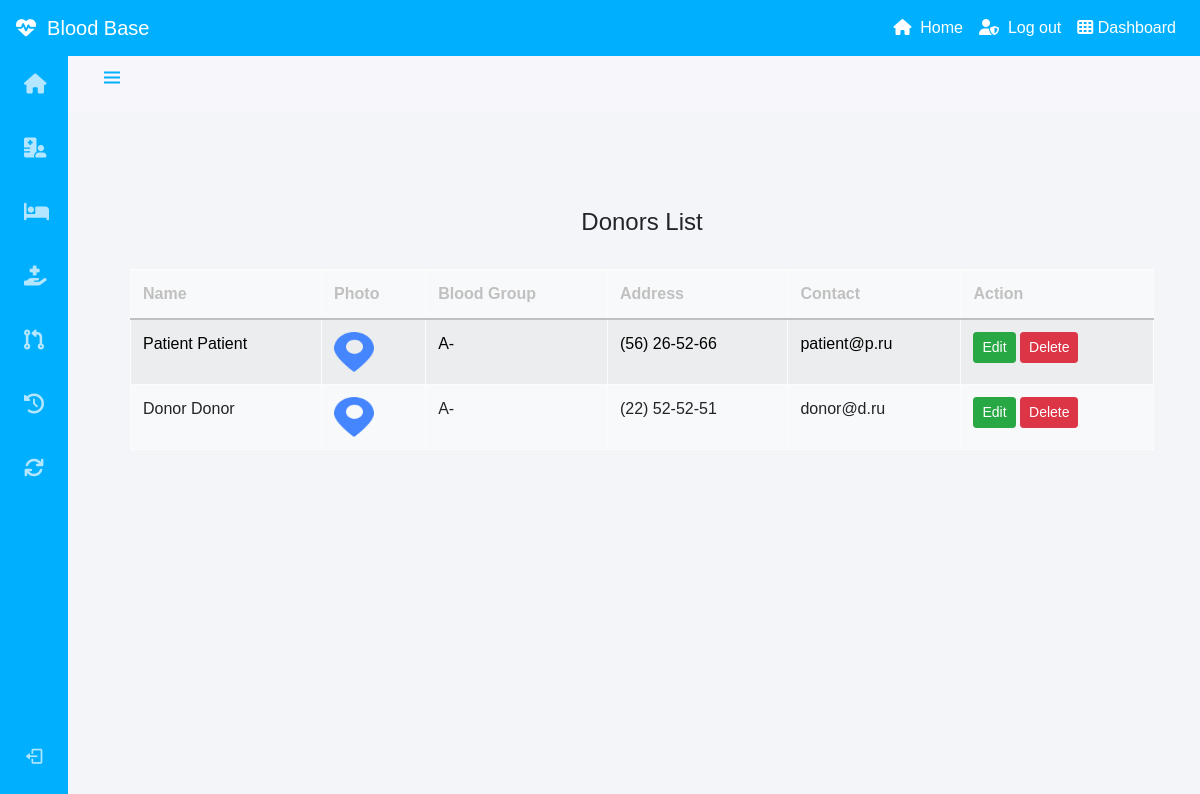
The page /admin-donor on the database its author committed.
### user/models.py (models this page shows, shortened)
class Account(AbstractBaseUser, PermissionsMixin):
    email = models.EmailField(null=False, blank=False, unique=True)
    phone = models.CharField(max_length=50, null=True, blank=True, unique=True)
    avatar = models.ImageField(upload_to='profile_images/', blank=True, default='default.png')
    first_name = models.CharField(max_length=128)
    last_name = models.CharField(max_length=128)
    age = models.PositiveIntegerField(blank=True, null=True)
    gender = models.CharField(max_length=6)
    is_donor = models.BooleanField(default=False, null=True)
    is_admin = models.BooleanField(default=False)
    is_active = models.BooleanField(default=False)
    is_staff = models.BooleanField(default=False)
    is_superuser = models.BooleanField(default=False)
    others = MultiSelectField(choices=OTHERS, default='', max_length=32 * 2, blank=True, null=True)
    blood_group = models.CharField(choices=BLOOD_GROUP, max_length=4)
    disease = models.CharField(max_length=100, null=True, blank=True, default=None)
    objects = AccountManager()
    USERNAME_FIELD = "email"
    REQUIRED_FIELDS = []
    def name(self):
        return "%s %s" % (self.first_name, self.last_name)

### user/views.py (the view)
# urls.py: path('admin-donor', v.admin_donor_view, name='admin-donor'),
def admin_donor_view(request):
    donors = Account.objects.filter(is_donor=True).all()
    return render(request, 'admin/admin-donor.html', {'users': donors, 'us': 'Donors List'})

### templates/admin/admin-donor.html
{% extends 'admin/admin-base.html' %}
{% block content %}
{%load static%}
<br><br>
<div class="container">
    <H4 class="text-center">{{ us }}</H4><br>
    <table class="table table-light table-hover table-bordered table-striped">
        <thead class="bg-dark">
            <tr>
                <th scope="col" style="color: rgb(192, 192, 192);">Name</th>
                <th scope="col" style="color: rgb(192, 192, 192);">Photo</th>
                <th scope="col" style="color: rgb(192, 192, 192);">Blood Group</th>
                <th scope="col" style="color: rgb(192, 192, 192);">Address</th>
                <th scope="col" style="color: rgb(192, 192, 192);">Contact</th>
                <th style="color: rgb(192, 192, 192);">Action</th>
            </tr>
        </thead>
        <tbody>
            {% for t in users %}
            <tr>
                <td> {{t.name}}</td>
                <td> <img src="{{t.avatar.url }} " alt="Profile Pic" height="40px" width="40px" /></td>
                <td>{{t.blood_group}}</td>
                <td>{{t.phone}}</td>
                <td>{{t.email}}</td>
                <td>
                    <button class="btn btn-success btn-sm"><a  style="text-decoration: none;color: white;" href="{% url 'user:update-user' t.id  %}">Edit</a> </button>
                    <button class="btn btn-danger btn-sm"><a  style="text-decoration: none;color: white;" href="{% url 'user:delete_donor' t.id  %}">Delete</a> </button>
                </td>
            </tr>
            {% endfor %}
        </tbody>
    </table>
</div>
{% endblock content %}

### templates/admin/admin-base.html (shortened to what this page needs)
<!DOCTYPE html>
<html lang="en">
{% load static %}
<body id="body-pd">
<link rel="stylesheet" href="https://cdn.jsdelivr.net/npm/bootstrap@5.0.0-beta1/dist/css/bootstrap.min.css">
<link rel="stylesheet" href="https://cdn.jsdelivr.net/npm/boxicons@latest/css/boxicons.min.css">
    <link rel="stylesheet" href="https://stackpath.bootstrapcdn.com/bootstrap/4.3.1/css/bootstrap.min.css">
<link rel="stylesheet" href="https://cdnjs.cloudflare.com/ajax/libs/font-awesome/6.4.0/css/all.min.css">
>
<link rel="stylesheet" href="{% static 'css/sidebar.css' %}">
<link rel="stylesheet" href="{% static 'css/admin_base.css' %}">
<header class="header mt-5" id="header">
    <div class="header_toggle"><i class='bx bx-menu' id="header-toggle"></i></div>
    <div class="header_img"><img src="{{ request.user.avatar.url }}" alt=""></div>
</header>
    <div class="l-navbar" id="nav-bar">
        <nav class="nav">
            <div>
                <div class="nav_list">
                    <a href="/admin-dashboard" class="nav_link mt-5">
                       <i class="fa-sharp fa-solid fa-house nav_icon"></i>
                    </a>
                    <a href="/admin-donor" class="nav_link">
                 <i class="fa-solid fa-hospital-user nav_icon"></i>
                        <span class="nav_name">Donor</span></a>
                    <a href="/admin-patient" class="nav_link">
                        <i class='fa-solid fa-bed nav_icon'></i>
                        <span class="nav_name">Patient</span> </a>
                    <a href="/admin-donation" class="nav_link">
                        <i class="fa-solid fa-hand-holding-medical nav_icon"></i>
                        <span class="nav_name">Donations</span> </a>
                    <a href="/admin-request" class="nav_link">
                        <i class="fa-solid fa-code-pull-request nav_icon"></i>
                        <span class="nav_name">Blood Requests</span> </a>
                    <a href="/admin-request-history" class="nav_link">
                     <i class="fa-sharp fa-solid fa-clock-rotate-left nav_icon"></i>
                        <span class="nav_name">Request History</span> </a>
                    <a href="/blood-update" class="nav_link">
                      <i class="fa-sharp fa-solid fa-arrows-rotate nav_icon"></i>
                        <span class="nav_name">Update blood</span> </a>
                </div>
            </div>
            <a href="#" class="nav_link"> <i class='bx bx-log-out nav_icon'></i> <span class="nav_name">SignOut</span>
            </a>
        </nav>
    </div>
    <br><br>
{% include 'navbar_afterlogin.html' %}
<div class="container">
    {% block content %}
    {% endblock %}
</div>
</body>
</html>

### templates/navbar_afterlogin.html (shortened to what this page needs)
<div class="wrapper container clearfix mb-5">
    <div class="bs-example">
        <nav style="background-color: #00B0FF;" class="navbar navbar-expand-md navbar-dark fixed-top">
            <a href="/" class="navbar-brand"><i class="fas fa-heartbeat"></i>&nbsp; Blood Base</a>
            <div class="collapse navbar-collapse justify-content-between" id="navbarCollapse">
                <div class="navbar-collapse collapse w-100 order-3 dual-collapse2">
                    <ul class="navbar-nav ml-auto">
                        <li class="nav-item">
                            <a class="nav-link" style="color: white;" href="/"><i class="fas fa-home"></i>&nbsp;
                                Home</a>
                        </li>
                        <li class="nav-item">
                            <a class="nav-link" style="color: white;" href="/log_out"><i
                                    class="fas fa-user-shield"></i>&nbsp; Log out </a>
                        </li>
                         <li class="nav-item">
                             {% if user.is_admin %}
                                  <a class="nav-link" style="color: white;" href="{% url 'user:admin-dashboard' %}">
                                <i class="fas fa-th"></i>   Dashboard </a>
                             {% elif user.is_donor %}
                                  <a class="nav-link" style="color: white;" href="{% url 'user:d_dashboard' %}">
                                <i class="fas fa-th"></i>   Dashboard </a>
                             {% else %}
                                 <a class="nav-link" style="color: white;" href="{% url 'user:dashboard' %}">
                                <i class="fas fa-th"></i>   Dashboard </a>
                            {% endif %}
                        </li>
                    </ul>
                </div>
            </div>
        </nav>
    </div>
</div>

### static/css/sidebar.css (style rules this page uses)
:root { --header-height: 3rem; --nav-width: 68px; --first-color: #00B0FF; --first-color-light: #b4e7ff; --white-color: #F7F6FB; --body-font: 'Nunito', sans-serif; --normal-font-size: 1rem; --z-fixed: 100 }
body { position: relative; margin: var(--header-height) 0 0 0; padding: 0 1rem; font-family: var(--body-font); font-size: var(--normal-font-size); transition: .5s }
a { text-decoration: none }
.header { width: 100%; height: var(--header-height); position: fixed; top: 0; left: 0; display: flex; align-items: center; justify-content: space-between; padding: 0 1rem; background-color: var(--white-color); z-index: var(--z-fixed); transition: .5s }
.header_toggle { color: var(--first-color); font-size: 1.5rem; cursor: pointer }
.header_img { width: 35px; height: 35px; display: flex; justify-content: center; border-radius: 50%; overflow: hidden }
.header_img img { width: 40px }
.l-navbar { position: fixed; top: 0; left: -30%; width: var(--nav-width); height: 100vh; background-color: var(--first-color); padding: .5rem 1rem 0 0; transition: .5s; z-index: var(--z-fixed) }
.nav { height: 100%; display: flex; flex-direction: column; justify-content: space-between; overflow: hidden }
.nav_logo, .nav_link { display: grid; grid-template-columns: max-content max-content; align-items: center; column-gap: 1rem; padding: .5rem 0 .5rem 1.5rem }
.nav_link { position: relative; color: var(--first-color-light); margin-bottom: 1.5rem; transition: .3s }
.nav_icon { font-size: 1.25rem }
@media screen and (min-width: 768px) { body { margin: calc(var(--header-height) + 1rem) 0 0 0; padding-left: calc(var(--nav-width) + 2rem) } }
@media screen and (min-width: 768px) { .header { height: calc(var(--header-height) + 1rem); padding: 0 2rem 0 calc(var(--nav-width) + 2rem) } }
@media screen and (min-width: 768px) { .header_img { width: 40px; height: 40px } }
@media screen and (min-width: 768px) { .header_img img { width: 45px } }
@media screen and (min-width: 768px) { .l-navbar { left: 0; padding: 1rem 1rem 0 0 } }

### static/css/admin_base.css (style rules this page uses)
* { margin: 0; padding: 0; box-sizing: border-box; list-style: none; text-decoration: none; font-family: 'Josefin Sans', sans-serif; }
body { background-color: #f3f5f9; }
.wrapper { display: flex; position: relative; }

### rows shown on the page
Account: name "Patient Patient", avatar (picture), blood_group "A-", phone "(56) 26-52-66", email "patient@p.ru"
Account: name "Donor Donor", avatar (picture), blood_group "A-", phone "(22) 52-52-51", email "donor@d.ru"

### other values the page prints
{{ us }} "Donors List"
